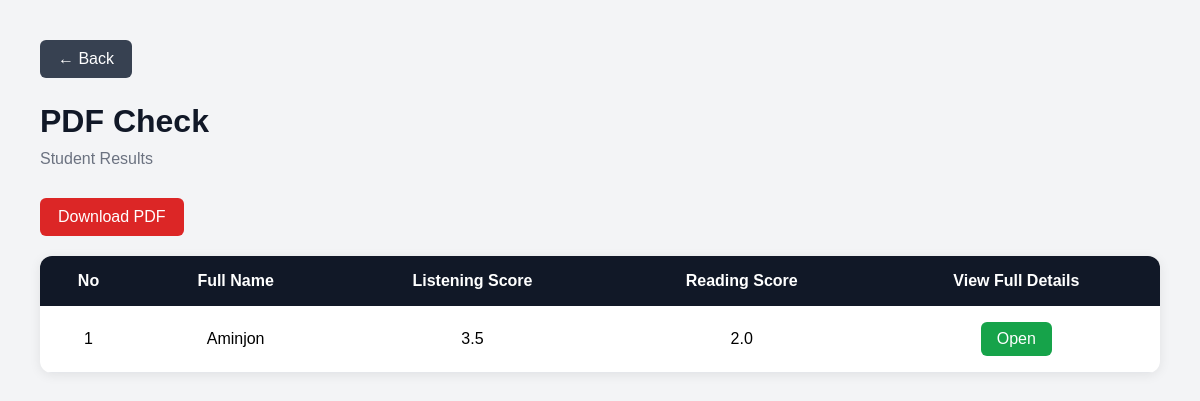
Page /results/4/ on the earlier database version.
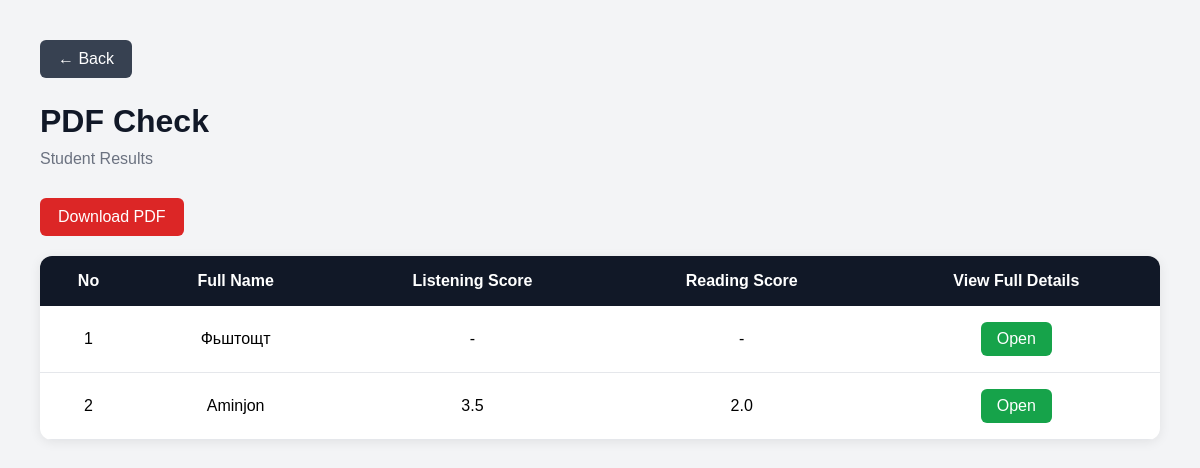
Same page on the later database version.
### core/models.py (models this page shows)
class ResultsTable(models.Model):
    exam_session = models.ForeignKey(           # ← new
        ExamSession,
        on_delete=models.SET_NULL,
        null=True, blank=True,
        related_name='results'
    )
    session_id = models.CharField(max_length=50, primary_key=True, unique=True)
    username = models.CharField(max_length=100)
    session_date = models.DateTimeField(auto_now_add=True)

class ListeningResults(models.Model):
    session = models.OneToOneField(
        'ResultsTable',
        on_delete=models.CASCADE,
        primary_key=True
        )
    test = models.ForeignKey(
        'ListeningTest',
        on_delete=models.SET_NULL,
        null=True,
        blank=True
        )
    listening_row_answers = models.JSONField()
    listening_correct_count = models.IntegerField()
    listening_mark = models.DecimalField(max_digits=2, decimal_places=1)

class ReadingResults(models.Model):
    session = models.OneToOneField('ResultsTable', on_delete=models.CASCADE, primary_key=True)
    test = models.ForeignKey('ReadingTest', on_delete=models.SET_NULL, null=True)
    reading_row_answers = models.JSONField()
    reading_correct_count = models.IntegerField()
    reading_mark = models.DecimalField(max_digits=2, decimal_places=1)

### core/views.py (the view)
# urls.py: path('results/<str:session_id>/', views.view_results_detail, name='view_results_detail'),
def view_results_detail(request, session_id):
    exam_session = get_object_or_404(
        ExamSession,
        id=session_id
    )
    results = ResultsTable.objects.filter(
        exam_session=exam_session
    ).order_by('-session_date')
    students = []
    for index, result in enumerate(results, start=1):
        listening = ListeningResults.objects.filter(
            session=result
        ).first()
        reading = ReadingResults.objects.filter(
            session=result
        ).first()
        writing = WritingResults.objects.filter(
            session=result
        ).first()
        students.append({
            'number': index,
            'result': result,
            'listening': listening,
            'reading': reading,
            'writing': writing,
        })
    return render(request, 'core/results_detail.html', {
        'exam_session': exam_session,
        'students': students,
    })

### core/templates/core/results_detail.html (shortened to what this page needs)
<!DOCTYPE html>
<html lang="en">
<head>
</head>
<body>
    <div class="container">
        <a
            href="{% url 'view_results' %}"
            class="back-btn"
        >
            ← Back
        </a>
        <h1 class="page-title">
            {{ exam_session.name }}
        </h1>
        <p class="page-subtitle">
            Student Results
        </p>
        <a
            href="{% url 'download_session_pdf' exam_session.id %}"
            class="download-btn"
        >
            Download PDF
        </a>
        <div class="table-wrapper">
            <table>
                <thead>
                    <tr>
                        <th>No</th>
                        <th>Full Name</th>
                        <th>Listening Score</th>
                        <th>Reading Score</th>
                        <th>View Full Details</th>
                    </tr>
                </thead>
                <tbody>
                    {% for student in students %}
                    <tr>
                        <td>
                            {{ student.number }}
                        </td>
                        <td>
                            {{ student.result.username }}
                        </td>
                        <td>
                            {% if student.listening %}
                                {{ student.listening.listening_mark }}
                            {% else %}
                                -
                            {% endif %}
                        </td>
                        <td>
                            {% if student.reading %}
                                {{ student.reading.reading_mark }}
                            {% else %}
                                -
                            {% endif %}
                        </td>
                        <td>
                            <a
                                href="{% url 'student_full_result' student.result.session_id %}"
                                class="details-btn"
                            >
                                Open
                            </a>
                        </td>
                    </tr>
                    {% endfor %}
                </tbody>
            </table>
        </div>
    </div>
</body>
</html>

Differences in the rows shown:
added ResultsTable: number "1", result.username "Фьштощт"
computed for ResultsTable "Aminjon": number "1" → "2"
